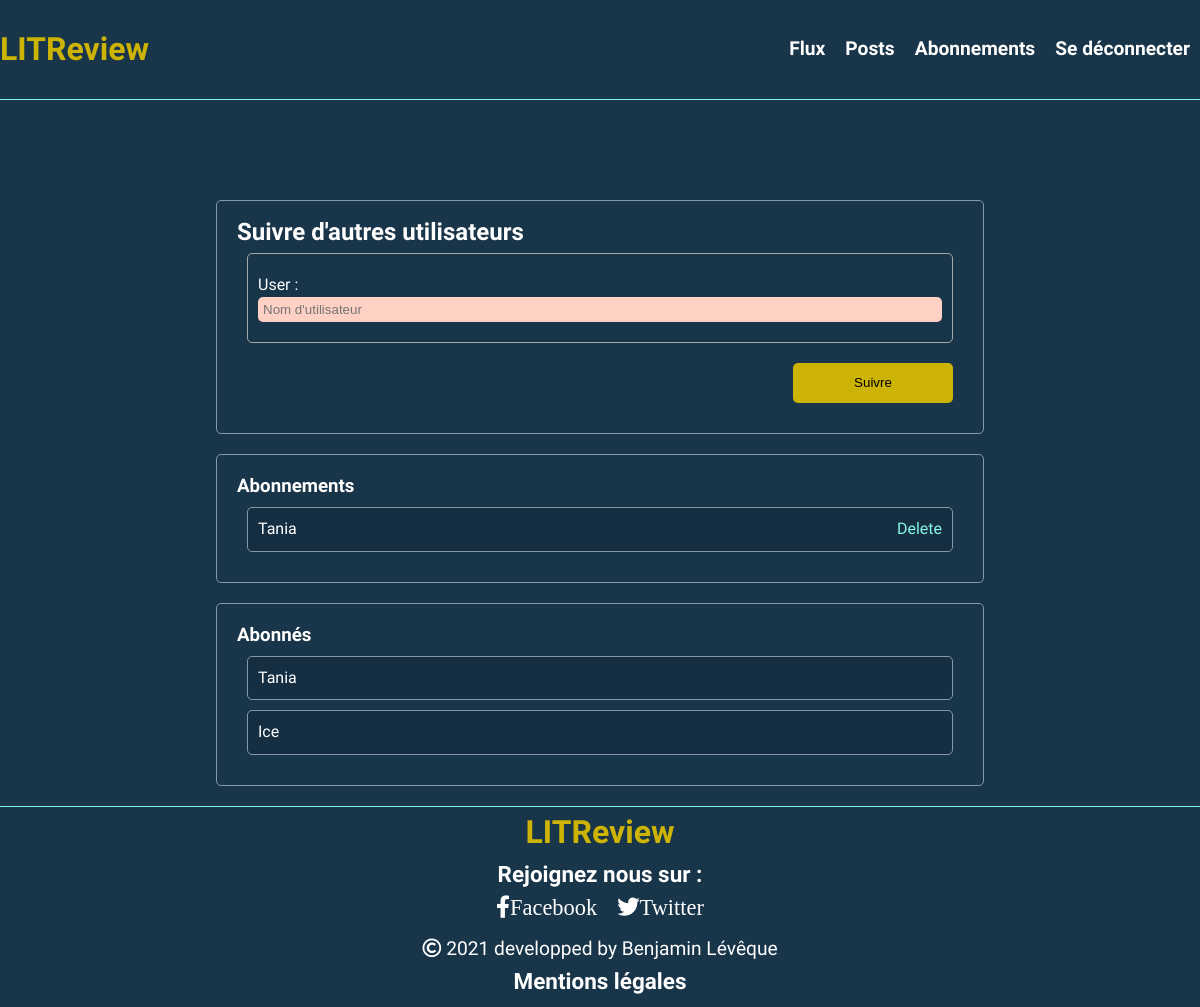
The app's page /follows/ (signed in) with its own data.
### reviews/models.py (models this page shows, shortened)
class UserFollows(models.Model):
    user = models.ForeignKey(
        to=CustomUserModel, on_delete=models.CASCADE, related_name="following"
    )
    followed_user = models.ForeignKey(
        to=CustomUserModel, on_delete=models.CASCADE, related_name="followed_by"
    )
    class Meta:
        unique_together = ('user', 'followed_user',)
        verbose_name = "UserFollow"

### accounts/models.py (models this page shows)
class CustomUser(AbstractUser):
    pass

### reviews/views.py (the view, shortened to what this page needs)
# urls.py: path('follows/', FollowCreateView.as_view(), name='create-follow'),
class FollowCreateView(LoginRequiredMixin, CreateView):
    model = UserFollows
    form_class = CustomFollowForm
    template_name = "reviews/follow_create.html"
    def get_form_kwargs(self):
        kwargs = super(FollowCreateView, self).get_form_kwargs()
        kwargs.update({'request_user': self.request.user})
        return kwargs
    def get_context_data(self, **kwargs):
        context = super(FollowCreateView, self).get_context_data(**kwargs)
        users_following = UserFollows.objects.filter(user=self.request.user)
        users_follower = UserFollows.objects.filter(followed_user=self.request.user)
        context["users_following"] = users_following
        context["users_follower"] = users_follower
        return context

### reviews/forms.py (shortened to what this page needs)
class CustomFollowForm(forms.ModelForm):
    def __init__(self, *args, **kwargs):
        self.request_user = kwargs.pop(
            'request_user')
        super(CustomFollowForm, self).__init__(*args, **kwargs)
    user = forms.CharField(
        max_length=200, widget=forms.TextInput(attrs={"placeholder": "Nom d'utilisateur"})
    )
    class Meta:
        model = UserFollows
        fields = ["user", ]

### reviews/templates/reviews/follow_create.html (shortened to what this page needs)
{% extends 'base.html' %}
{% block navigation %}
{% include "reviews/nav.html" %}
{% endblock %}
{% block content %}
<div class="follow-container">
    <h2>Suivre d'autres utilisateurs</h2>
    <form method="POST">
        <div class="follow-form">
            {{ form.as_p }}
        </div>
        <div class="ticket_btn-container">
            <input class="envoyer-btn" type="submit" value="Suivre">
        </div>
    </form>
</div>
<div class="follower-container">
    <div class="follower-title">
        <h3>Abonnements</h3>
    </div>
    {% for user_follow in users_follower %}
    <div class="follower-content">
        <div class="follower-user">
            <p>{{user_follow.user}}</p>
        </div>
        <div class="follower-btn">
            <a class="" href="{% url 'flux:delete-follow' pk=user_follow.id %}">Delete</a>
        </div>
    </div>
    {% endfor %}
</div>
<div class="followed-container">
    <div class="followed-title">
        <h3>Abonnés</h3>
    </div>
    {% for user_follow in users_following %}
    <div class="followed-user">
        <p>{{user_follow.followed_user}}</p>
    </div>
    {% endfor %}
</div>
{% endblock %}

### static/css/styles.css (style rules this page uses)
* { margin: 0; padding: 0; box-sizing: border-box; list-style-type: none; outline: none; border: none; text-decoration: none; }
body { line-height: 1.4rem; position: relative; background-color: #193549; color: white; font-family: 'Didact Gothic', sans-serif; }
.ticket-container, .review-container, .follow-container, .follower-container, .followed-container { border: solid 1px #8599A5; border-radius: 5px; padding: 20px; margin: 20px 0 20px 0; }
.ticket_btn-container { display: flex; justify-content: flex-end; }
.create-ticket-container form input[type=text], .create-review-container form input[type=text], .follow-container form input[type=text], #id_body, #id_description { border-radius: 5px; background-color: #ffd0c4; padding: 5px; }
.review-form, .ticket-form, .follow-form { border: solid 1px darkgrey; margin: 10px; padding: 10px; border-radius: 5px; background-color: #193549; }
.review-form p, .ticket-form p, .follow-form p { display: flex; flex-direction: column; margin: 10px 0 10px 0; }
.envoyer-btn { background-color: #CCB304; width: 160px; height: 40px; border-radius: 5px; margin: 10px; cursor: pointer; }
.follower-content, .followed-user { display: flex; justify-content: space-between; padding: 10px; margin: 10px; border: solid 1px #8599A5; border-radius: 5px; background-color: #162E41; }
.follower-btn a { color: #85F8E2; }

### records on screen
UserFollows: user "Tania"
UserFollows: followed_user "Tania"
UserFollows: followed_user "Ice"
